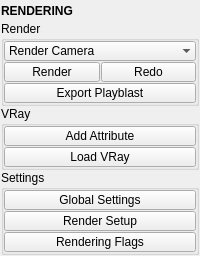
<?xml version="1.0" encoding="UTF-8"?>
<ui version="4.0">
 <class>QtUi</class>
 <widget class="QMainWindow" name="QtUi">
  <property name="enabled">
   <bool>true</bool>
  </property>
  <property name="geometry">
   <rect>
    <x>0</x>
    <y>0</y>
    <width>200</width>
    <height>255</height>
   </rect>
  </property>
  <property name="toolTip">
   <string>Toggle VRay plugins</string>
  </property>
  <property name="tabShape">
   <enum>QTabWidget::Triangular</enum>
  </property>
  <property name="dockNestingEnabled">
   <bool>true</bool>
  </property>
  <property name="dockOptions">
   <set>QMainWindow::AllowNestedDocks|QMainWindow::AllowTabbedDocks|QMainWindow::AnimatedDocks|QMainWindow::ForceTabbedDocks</set>
  </property>
  <widget class="QWidget" name="central_widget">
   <property name="minimumSize">
    <size>
     <width>200</width>
     <height>0</height>
    </size>
   </property>
   <layout class="QVBoxLayout" name="verticalLayout_2">
    <property name="leftMargin">
     <number>1</number>
    </property>
    <property name="topMargin">
     <number>1</number>
    </property>
    <property name="rightMargin">
     <number>1</number>
    </property>
    <property name="bottomMargin">
     <number>1</number>
    </property>
    <item>
     <layout class="QVBoxLayout" name="verticalLayout">
      <property name="spacing">
       <number>0</number>
      </property>
      <item>
       <widget class="Header" name="header">
        <property name="minimumSize">
         <size>
          <width>0</width>
          <height>20</height>
         </size>
        </property>
        <property name="font">
         <font>
          <weight>75</weight>
          <bold>true</bold>
         </font>
        </property>
        <property name="text">
         <string>RENDERING</string>
        </property>
       </widget>
      </item>
      <item>
       <widget class="QGroupBox" name="groupBox_2">
        <property name="title">
         <string>Render</string>
        </property>
        <layout class="QGridLayout" name="gridLayout">
         <property name="leftMargin">
          <number>0</number>
         </property>
         <property name="topMargin">
          <number>0</number>
         </property>
         <property name="rightMargin">
          <number>0</number>
         </property>
         <property name="bottomMargin">
          <number>0</number>
         </property>
         <property name="spacing">
          <number>1</number>
         </property>
         <item row="0" column="0" colspan="2">
          <widget class="ComboBox" name="cmb001">
           <property name="minimumSize">
            <size>
             <width>0</width>
             <height>20</height>
            </size>
           </property>
           <property name="maximumSize">
            <size>
             <width>16777215</width>
             <height>20</height>
            </size>
           </property>
           <property name="statusTip">
            <string>Render: camera</string>
           </property>
           <property name="maxVisibleItems">
            <number>50</number>
           </property>
           <property name="sizeAdjustPolicy">
            <enum>QComboBox::AdjustToContents</enum>
           </property>
           <property name="frame">
            <bool>false</bool>
           </property>
           <item>
            <property name="text">
             <string>Render Camera</string>
            </property>
           </item>
          </widget>
         </item>
         <item row="1" column="0">
          <widget class="QPushButton" name="b000">
           <property name="minimumSize">
            <size>
             <width>0</width>
             <height>20</height>
            </size>
           </property>
           <property name="maximumSize">
            <size>
             <width>16777215</width>
             <height>20</height>
            </size>
           </property>
           <property name="toolTip">
            <string>Render current scene</string>
           </property>
           <property name="text">
            <string>Render</string>
           </property>
          </widget>
         </item>
         <item row="1" column="1">
          <widget class="QPushButton" name="b002">
           <property name="minimumSize">
            <size>
             <width>0</width>
             <height>20</height>
            </size>
           </property>
           <property name="maximumSize">
            <size>
             <width>16777215</width>
             <height>20</height>
            </size>
           </property>
           <property name="toolTip">
            <string>Redo previous render</string>
           </property>
           <property name="text">
            <string>Redo</string>
           </property>
          </widget>
         </item>
         <item row="2" column="0" colspan="2">
          <widget class="QPushButton" name="b007">
           <property name="minimumSize">
            <size>
             <width>0</width>
             <height>20</height>
            </size>
           </property>
           <property name="maximumSize">
            <size>
             <width>16777215</width>
             <height>20</height>
            </size>
           </property>
           <property name="toolTip">
            <string>Export the current frame range sequence from the perspective camera viewport to the desktop.</string>
           </property>
           <property name="text">
            <string>Export Playblast</string>
           </property>
          </widget>
         </item>
        </layout>
       </widget>
      </item>
      <item>
       <widget class="QGroupBox" name="groupBox_4">
        <property name="title">
         <string>VRay</string>
        </property>
        <layout class="QVBoxLayout" name="verticalLayout_3">
         <property name="spacing">
          <number>1</number>
         </property>
         <property name="leftMargin">
          <number>0</number>
         </property>
         <property name="topMargin">
          <number>0</number>
         </property>
         <property name="rightMargin">
          <number>0</number>
         </property>
         <property name="bottomMargin">
          <number>0</number>
         </property>
         <item>
          <widget class="QPushButton" name="b005">
           <property name="minimumSize">
            <size>
             <width>0</width>
             <height>20</height>
            </size>
           </property>
           <property name="maximumSize">
            <size>
             <width>16777215</width>
             <height>20</height>
            </size>
           </property>
           <property name="toolTip">
            <string/>
           </property>
           <property name="text">
            <string>Add Attribute</string>
           </property>
          </widget>
         </item>
         <item>
          <widget class="QPushButton" name="b006">
           <property name="minimumSize">
            <size>
             <width>0</width>
             <height>20</height>
            </size>
           </property>
           <property name="maximumSize">
            <size>
             <width>16777215</width>
             <height>20</height>
            </size>
           </property>
           <property name="toolTip">
            <string/>
           </property>
           <property name="text">
            <string>Load VRay</string>
           </property>
          </widget>
         </item>
        </layout>
       </widget>
      </item>
      <item>
       <widget class="QGroupBox" name="groupBox_3">
        <property name="title">
         <string>Settings</string>
        </property>
        <layout class="QVBoxLayout" name="verticalLayout_4">
         <property name="spacing">
          <number>1</number>
         </property>
         <property name="leftMargin">
          <number>0</number>
         </property>
         <property name="topMargin">
          <number>0</number>
         </property>
         <property name="rightMargin">
          <number>0</number>
         </property>
         <property name="bottomMargin">
          <number>0</number>
         </property>
         <item>
          <widget class="QPushButton" name="b001">
           <property name="minimumSize">
            <size>
             <width>0</width>
             <height>20</height>
            </size>
           </property>
           <property name="maximumSize">
            <size>
             <width>16777215</width>
             <height>20</height>
            </size>
           </property>
           <property name="toolTip">
            <string>Open global rendering settings window</string>
           </property>
           <property name="text">
            <string>Global Settings</string>
           </property>
           <property name="checkable">
            <bool>false</bool>
           </property>
           <property name="checked">
            <bool>false</bool>
           </property>
          </widget>
         </item>
         <item>
          <widget class="QPushButton" name="b003">
           <property name="minimumSize">
            <size>
             <width>0</width>
             <height>20</height>
            </size>
           </property>
           <property name="maximumSize">
            <size>
             <width>16777215</width>
             <height>20</height>
            </size>
           </property>
           <property name="toolTip">
            <string>Render Setup window</string>
           </property>
           <property name="text">
            <string>Render Setup</string>
           </property>
          </widget>
         </item>
         <item>
          <widget class="QPushButton" name="b004">
           <property name="minimumSize">
            <size>
             <width>0</width>
             <height>20</height>
            </size>
           </property>
           <property name="maximumSize">
            <size>
             <width>16777215</width>
             <height>20</height>
            </size>
           </property>
           <property name="toolTip">
            <string>Rendering flags</string>
           </property>
           <property name="text">
            <string>Rendering Flags</string>
           </property>
          </widget>
         </item>
        </layout>
       </widget>
      </item>
      <item>
       <spacer name="verticalSpacer_2">
        <property name="orientation">
         <enum>Qt::Vertical</enum>
        </property>
        <property name="sizeHint" stdset="0">
         <size>
          <width>0</width>
          <height>10</height>
         </size>
        </property>
       </spacer>
      </item>
     </layout>
    </item>
   </layout>
  </widget>
 </widget>
 <customwidgets>
  <customwidget>
   <class>Header</class>
   <extends>QLabel</extends>
   <header>uitk.widgets.header.Header.h</header>
  </customwidget>
  <customwidget>
   <class>ComboBox</class>
   <extends>QComboBox</extends>
   <header>uitk.widgets.comboBox.ComboBox.h</header>
  </customwidget>
 </customwidgets>
 <resources/>
 <connections/>
 <designerdata>
  <property name="gridDeltaX">
   <number>5</number>
  </property>
  <property name="gridDeltaY">
   <number>5</number>
  </property>
  <property name="gridSnapX">
   <bool>true</bool>
  </property>
  <property name="gridSnapY">
   <bool>true</bool>
  </property>
  <property name="gridVisible">
   <bool>true</bool>
  </property>
 </designerdata>
</ui>
